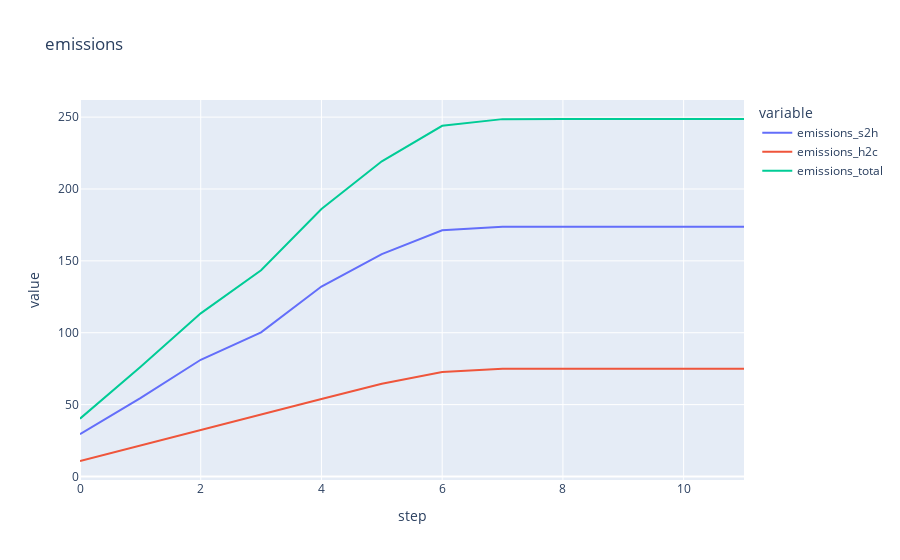

The cell this chart's notebook holds for it:
### Code cell
%%time
parameters_dict = {}
for name in dropdowns.keys(): 
    parameters_dict[name] = dropdowns[name].value

for key, value in parameters_dict.items():
    if key in params_conversion:
        parameters_dict[key] = params_conversion[key][value]

# create and run model 
model = Model(parameters_dict)
for i in range(12): 
    model.step()

model.visualize()

### Figure 1 — Plotly figure (JSON) as saved in the notebook; plotly's stock layout.template omitted (floating-point values rounded to 4 significant figures)
{"data": [{"hovertemplate": "variable=emissions_s2h<br>step=%{x}<br>value=%{y}<extra></extra>", "legendgroup": "emissions_s2h", "line": {"color": "#636efa", "dash": "solid"}, "marker": {"symbol": "circle"}, "mode": "lines", "name": "emissions_s2h", "orientation": "v", "showlegend": true, "type": "scatter", "x": [0, 1, 2, 3, 4, 5, 6, 7, 8, 9, 10, 11], "xaxis": "x", "y": [29.45, 54.54, 81.19, 100.3, 132.1, 154.7, 171.3, 173.7, 173.7, 173.7, 173.7, 173.7], "yaxis": "y"}, {"hovertemplate": "variable=emissions_h2c<br>step=%{x}<br>value=%{y}<extra></extra>", "legendgroup": "emissions_h2c", "line": {"color": "#EF553B", "dash": "solid"}, "marker": {"symbol": "circle"}, "mode": "lines", "name": "emissions_h2c", "orientation": "v", "showlegend": true, "type": "scatter", "x": [0, 1, 2, 3, 4, 5, 6, 7, 8, 9, 10, 11], "xaxis": "x", "y": [10.76, 21.63, 32.27, 43.14, 53.93, 64.56, 72.7, 74.95, 74.98, 74.98, 74.98, 74.98], "yaxis": "y"}, {"hovertemplate": "variable=emissions_total<br>step=%{x}<br>value=%{y}<extra></extra>", "legendgroup": "emissions_total", "line": {"color": "#00cc96", "dash": "solid"}, "marker": {"symbol": "circle"}, "mode": "lines", "name": "emissions_total", "orientation": "v", "showlegend": true, "type": "scatter", "x": [0, 1, 2, 3, 4, 5, 6, 7, 8, 9, 10, 11], "xaxis": "x", "y": [40.2, 76.16, 113.5, 143.4, 186.1, 219.3, 244.0, 248.6, 248.7, 248.7, 248.7, 248.7], "yaxis": "y"}], "layout": {"autosize": true, "legend": {"title": {"text": "variable"}, "tracegroupgap": 0}, "title": {"text": "emissions"}, "xaxis": {"anchor": "y", "autorange": true, "domain": [0, 1], "range": [0, 11], "title": {"text": "step"}, "type": "linear"}, "yaxis": {"anchor": "x", "autorange": true, "domain": [0, 1], "range": [-2.46, 261.9], "title": {"text": "value"}, "type": "linear"}}}
